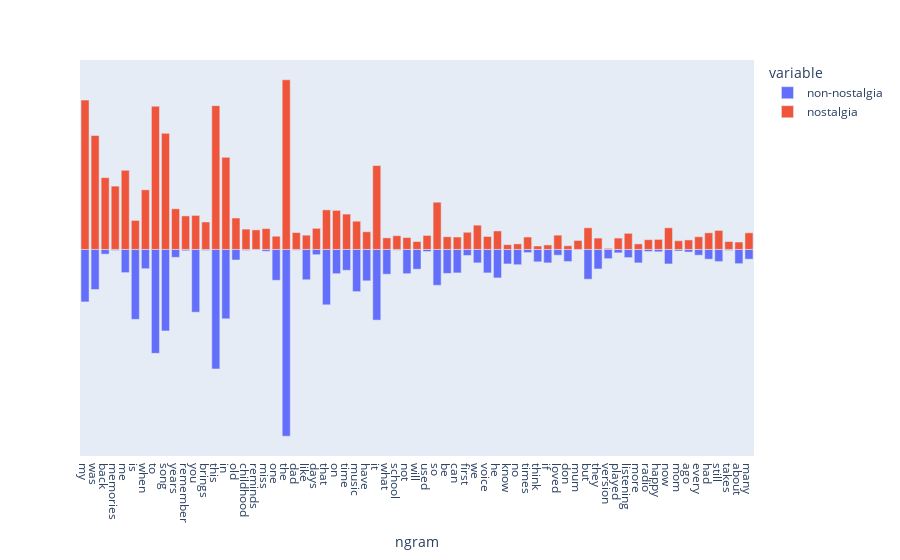

The cell this chart's notebook holds for it:
### Code cell
import pandas as pd
from sklearn.feature_extraction.text import CountVectorizer
import plotly.express as px

# Step 1: Tokenize and create a word frequency table using CountVectorizer
vectorizer = CountVectorizer()
X_counts = vectorizer.fit_transform(X_visual['comment'])
word_freq_df = pd.DataFrame(X_counts.toarray(), columns=vectorizer.get_feature_names_out())
word_freq_df['sentiment'] = X_visual['sentiment']
nostalgic_word_freq = word_freq_df[word_freq_df['sentiment'] == 'nostalgia'].drop(columns='sentiment').sum()
non_nostalgic_word_freq = word_freq_df[word_freq_df['sentiment'] == 'not nostalgia'].drop(columns='sentiment').sum()

combined_df = pd.DataFrame({
    'ngram': nostalgic_word_freq.index,
    'nostalgia': nostalgic_word_freq.values,
    'non-nostalgia': non_nostalgic_word_freq.values
})

combined_df['difference'] = abs(combined_df['nostalgia'] - combined_df['non-nostalgia'])
combined_df = combined_df.sort_values(by='difference', ascending=False)

filterd_df = combined_df[ abs(combined_df['difference'])>25 ]

filterd_df.loc[:,'non-nostalgia'] *= -1

fig = px.bar(filterd_df, x='ngram', y=['non-nostalgia', 'nostalgia'], height=400)
fig.update_xaxes(tickmode='linear')
fig.update_yaxes(visible=False)
fig.show()

### Figure 1 — Plotly figure (JSON) as saved in the notebook; plotly's stock layout.template omitted (floating-point values rounded to 4 significant figures)
{"data": [{"alignmentgroup": "True", "hovertemplate": "variable=non-nostalgia<br>ngram=%{x}<br>value=%{y}<extra></extra>", "legendgroup": "non-nostalgia", "marker": {"color": "#636efa", "pattern": {"shape": ""}}, "name": "non-nostalgia", "offsetgroup": "non-nostalgia", "orientation": "v", "showlegend": true, "textposition": "auto", "type": "bar", "x": ["my", "was", "back", "memories", "me", "is", "when", "to", "song", "years", "remember", "you", "brings", "this", "in", "old", "childhood", "reminds", "miss", "one", "the", "dad", "like", "days", "that", "on", "time", "music", "have", "it", "what", "school", "not", "will", "used", "so", "be", "can", "first", "we", "voice", "he", "know", "no", "times", "think", "if", "loved", "don", "mum", "but", "they", "version", "played", "listening", "more", "radio", "happy", "now", "mom", "ago", "every", "had", "still", "takes", "about", "many"], "xaxis": "x", "y": [-199, -152, -18, -4, -88, -265, -73, -394, -309, -30, -5, -238, -4, -453, -263, -40, -4, -2, -7, -117, -708, -3, -115, -20, -210, -92, -79, -160, -119, -268, -94, -3, -92, -75, -8, -136, -91, -89, -23, -51, -89, -108, -55, -58, -12, -47, -51, -22, -46, -2, -113, -74, -35, -13, -31, -51, -8, -9, -55, -6, -10, -22, -37, -46, -4, -54, -37], "yaxis": "y"}, {"alignmentgroup": "True", "hovertemplate": "variable=nostalgia<br>ngram=%{x}<br>value=%{y}<extra></extra>", "legendgroup": "nostalgia", "marker": {"color": "#EF553B", "pattern": {"shape": ""}}, "name": "nostalgia", "offsetgroup": "nostalgia", "orientation": "v", "showlegend": true, "textposition": "auto", "type": "bar", "x": ["my", "was", "back", "memories", "me", "is", "when", "to", "song", "years", "remember", "you", "brings", "this", "in", "old", "childhood", "reminds", "miss", "one", "the", "dad", "like", "days", "that", "on", "time", "music", "have", "it", "what", "school", "not", "will", "used", "so", "be", "can", "first", "we", "voice", "he", "know", "no", "times", "think", "if", "loved", "don", "mum", "but", "they", "version", "played", "listening", "more", "radio", "happy", "now", "mom", "ago", "every", "had", "still", "takes", "about", "many"], "xaxis": "x", "y": [566, 432, 272, 240, 300, 110, 226, 543, 440, 154, 127, 129, 104, 545, 349, 119, 77, 74, 79, 50, 643, 64, 54, 80, 150, 148, 134, 107, 67, 318, 44, 52, 45, 30, 53, 179, 48, 47, 65, 92, 49, 70, 18, 21, 47, 13, 17, 54, 14, 34, 82, 43, 4, 43, 61, 21, 37, 38, 82, 33, 36, 48, 63, 72, 30, 28, 63], "yaxis": "y"}], "layout": {"autosize": true, "barmode": "relative", "legend": {"title": {"text": "variable"}, "tracegroupgap": 0}, "margin": {"t": 60}, "xaxis": {"anchor": "y", "autorange": true, "domain": [0, 1], "range": [-0.5, 66.5], "tickmode": "linear", "title": {"text": "ngram"}, "type": "category"}, "yaxis": {"anchor": "x", "autorange": true, "domain": [0, 1], "range": [-783.1, 718.1], "title": {"text": "value"}, "type": "linear", "visible": false}}}
